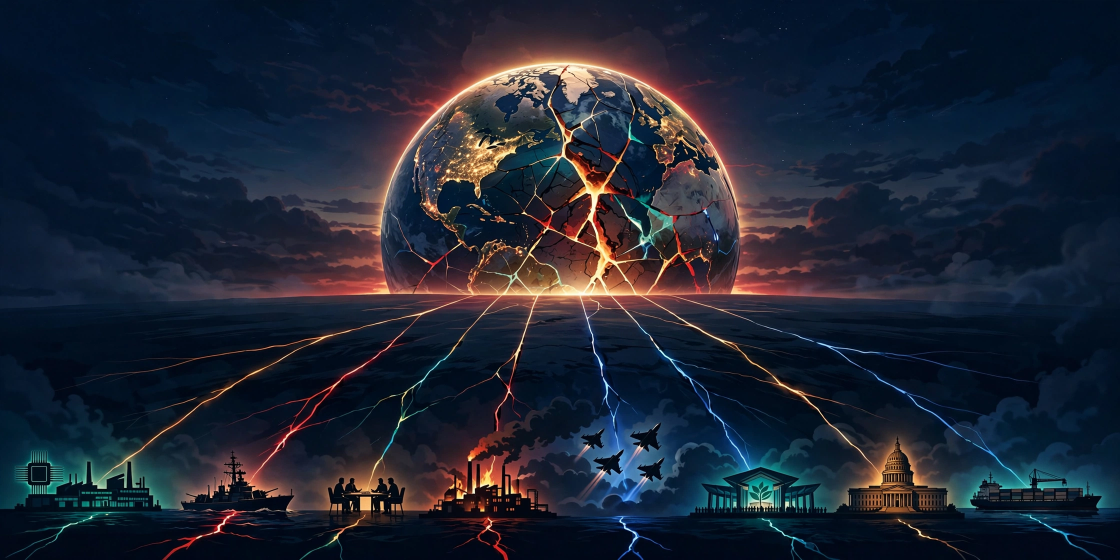
#> input picture assets/hero.webp, 2240 x 1120 px (shown at 1/2 size); its folder holds only this picture in this run
$ python draw.py
#> lines starting #> are read from the running program, lines starting #| are printed output that depends on the picture
#!/usr/bin/env python3
"""Rebuild entry.png for make.fun news-image-20261124.

A newspaper front page for Tuesday 24 November 2026: a dated masthead,
one AI-generated hero photograph of a cracked globe over a glowing
horizon, and eight numbered story rows, each with a coloured disc, a
small geometric pictogram, a bold headline and one verified fact line.

The eight stories are baked into STORIES below (headline + deck line).
The picture is assembled only from assets/hero.webp and the Pillow
drawing primitives in this file, so re-running it is deterministic:
same input bytes, same output bytes. Run with `python3 draw.py`
from the repository root; it writes entry.png (and out/entry.png).
"""

from __future__ import annotations

import math
import os
from pathlib import Path

from PIL import Image, ImageDraw, ImageFont

ROOT = Path(__file__).resolve().parent
HERO_PATH = ROOT / "assets" / "hero.webp"
OUT_PATH = ROOT / "entry.png"

CANVAS = 1024
MASTHEAD_H = 116          # dark banner at the top
RULE_H = 4                # red rule under the masthead
HERO_H = 292              # hero photograph band
ROW_COUNT = 8

# Palette -----------------------------------------------------------------
INK = (8, 12, 24)         # page background, near-black navy
MASTHEAD_BG = (46, 16, 12)  # deep oxblood banner
RULE = (214, 48, 32)      # signal red rule
AMBER = (240, 178, 74)    # masthead dateline
PAPER = (244, 246, 248)   # headline white
DECK = (176, 186, 198)    # deck-line grey
DIVIDER = (52, 62, 78)    # hairline between rows
ROW_A = (13, 20, 36)      # alternating row tints
ROW_B = (17, 26, 44)

# One accent colour per story, reused for its disc and pictogram.
ACCENTS = [
    (64, 224, 200),   # 1 teal
    (240, 74, 66),    # 2 red
    (96, 165, 250),   # 3 blue
    (245, 183, 84),   # 4 amber
    (240, 74, 66),    # 5 red
    (96, 165, 250),   # 6 blue
    (140, 210, 90),   # 7 green
    (245, 183, 84),   # 8 amber
]

STORIES = [
    ("HUANG IS BACK AT NVIDIA",
     "Reinstated 12 days after resigning; shares close up 31%"),
    ("US BLACKLISTS MEGASPEED",
     "Singapore firm at centre of Nvidia spy scandal put on Entity List"),
    ("ZELENSKY SEEKS FOUR-WAY TALKS",
     "Urges Ukraine, Russia, US and Europe to meet 'as soon as possible'"),
    ("UKRAINE SAYS IT SANK RUSSIAN SHIP",
     "Seven sea drones sank the corvette Merkury off Benghazi"),
    ("24 KILLED IN INDONESIA FACTORY FIRE",
     "Blaze at Milkita candy plant in Banten; 24 dead, about 30 missing"),
    ("KOREA SCRAMBLES JETS",
     "Russian planes near Ulleung island; shelter alert lifted in 3 minutes"),
    ("COP31 TALKS STALL IN TURKIYE",
     "Climate summit deadlocked on fossil fuels and finance"),
    ("TRUMP WARNS IRAN OF 'TRAUMATIC' OUTCOME",
     "Warns of consequences if no nuclear deal; Iran warns on US blockade"),
]

MASTHEAD_TITLE = "ONE TUESDAY, EIGHT FAULT LINES"
MASTHEAD_DATE = "TUESDAY  24  NOVEMBER  2026  \u00b7  AS REPORTED"


# Fonts -------------------------------------------------------------------
def _font(bold: bool, size: int) -> ImageFont.FreeTypeFont:
    """Pick a DejaVu face, falling back to Pillow's built-in bitmap font."""
    name = "DejaVuSans-Bold.ttf" if bold else "DejaVuSans.ttf"
    for base in ("/usr/share/fonts/truetype/dejavu",
                 "/usr/share/fonts/truetype/liberation"):
        path = os.path.join(base, name)
        if os.path.exists(path):
            return ImageFont.truetype(path, size)
    return ImageFont.load_default()


def _fit(draw: ImageDraw.ImageDraw, text: str, bold: bool,
         start: int, limit: int) -> ImageFont.FreeTypeFont:
    """Largest font size (down from `start`) that fits `text` in `limit` px."""
    size = start
    while size > 10:
        font = _font(bold, size)
        if draw.textlength(text, font=font) <= limit:
            return font
        size -= 1
    return _font(bold, 10)


# Pictograms ---------------------------------------------------------------
# Every glyph is drawn from scratch with plain PIL shapes inside a
# 44x44 box whose top-left corner is (x, y). One glyph per story.
def _glyph_chip(d: ImageDraw.ImageDraw, x: int, y: int, c) -> None:
    d.rectangle([x + 10, y + 10, x + 34, y + 34], outline=c, width=4)
    d.rectangle([x + 18, y + 18, x + 26, y + 26], fill=c)
    for px in (14, 22, 30):
        d.line([x + px, y + 2, x + px, y + 10], fill=c, width=3)
        d.line([x + px, y + 34, x + px, y + 42], fill=c, width=3)
        d.line([x + 2, y + px, x + 10, y + px], fill=c, width=3)
        d.line([x + 34, y + px, x + 42, y + px], fill=c, width=3)


def _glyph_ban(d: ImageDraw.ImageDraw, x: int, y: int, c) -> None:
    d.ellipse([x + 4, y + 4, x + 40, y + 40], outline=c, width=5)
    d.line([x + 10, y + 34, x + 34, y + 10], fill=c, width=5)


def _glyph_talks(d: ImageDraw.ImageDraw, x: int, y: int, c) -> None:
    d.rounded_rectangle([x + 4, y + 6, x + 28, y + 26], radius=5,
                        outline=c, width=4)
    d.rounded_rectangle([x + 18, y + 20, x + 40, y + 38], radius=5,
                        outline=c, width=4)
    d.polygon([(x + 10, y + 26), (x + 10, y + 34), (x + 18, y + 26)], fill=c)


def _glyph_ship(d: ImageDraw.ImageDraw, x: int, y: int, c) -> None:
    d.polygon([(x + 6, y + 26), (x + 38, y + 26), (x + 30, y + 40),
               (x + 14, y + 40)], fill=c)
    d.line([x + 22, y + 6, x + 22, y + 26], fill=c, width=4)
    d.polygon([(x + 22, y + 8), (x + 34, y + 20), (x + 22, y + 20)], fill=c)


def _glyph_fire(d: ImageDraw.ImageDraw, x: int, y: int, c) -> None:
    cx, cy = x + 22, y + 22
    pts = []
    for i in range(16):
        ang = math.pi * i / 8
        r = 20 if i % 2 == 0 else 8
        pts.append((cx + r * math.cos(ang), cy + r * math.sin(ang)))
    d.polygon(pts, fill=c)
    d.ellipse([cx - 6, cy - 6, cx + 6, cy + 6], fill=INK)


def _glyph_jet(d: ImageDraw.ImageDraw, x: int, y: int, c) -> None:
    d.polygon([(x + 22, y + 2), (x + 30, y + 24), (x + 40, y + 30),
               (x + 26, y + 32), (x + 22, y + 42), (x + 18, y + 32),
               (x + 4, y + 30), (x + 14, y + 24)], fill=c)


def _glyph_globe(d: ImageDraw.ImageDraw, x: int, y: int, c) -> None:
    d.ellipse([x + 4, y + 4, x + 40, y + 40], outline=c, width=4)
    d.ellipse([x + 16, y + 4, x + 28, y + 40], outline=c, width=3)
    d.line([x + 4, y + 22, x + 40, y + 22], fill=c, width=3)
    d.arc([x + 4, y + 10, x + 40, y + 34], 200, 340, fill=c, width=3)


def _glyph_warn(d: ImageDraw.ImageDraw, x: int, y: int, c) -> None:
    d.polygon([(x + 22, y + 4), (x + 42, y + 38), (x + 2, y + 38)], fill=c)
    d.rectangle([x + 20, y + 16, x + 24, y + 28], fill=INK)
    d.ellipse([x + 19, y + 31, x + 25, y + 37], fill=INK)


GLYPHS = [_glyph_chip, _glyph_ban, _glyph_talks, _glyph_ship,
          _glyph_fire, _glyph_jet, _glyph_globe, _glyph_warn]


# Layout --------------------------------------------------------------------
def build() -> Image.Image:
    page = Image.new("RGB", (CANVAS, CANVAS), INK)
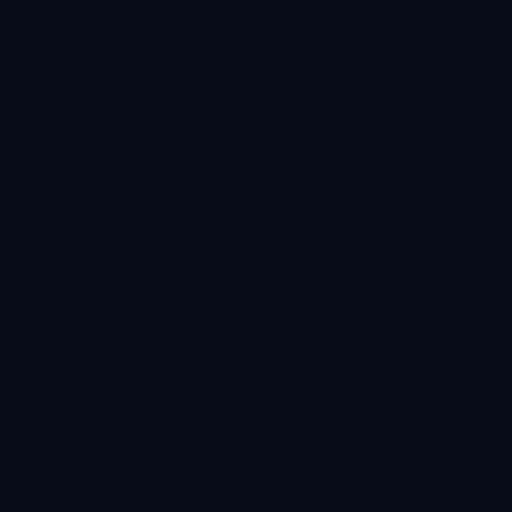
#> page: PIL image 1024x1024 RGB (shown at 1/2 size); mean R, G, B 8, 12, 24
    d = ImageDraw.Draw(page)

    # --- Masthead ------------------------------------------------------
    d.rectangle([0, 0, CANVAS, MASTHEAD_H], fill=MASTHEAD_BG)
    title_font = _fit(d, MASTHEAD_TITLE, True, 58, CANVAS - 48)
    d.text((24, 14), MASTHEAD_TITLE, font=title_font, fill=PAPER)
    date_font = _fit(d, MASTHEAD_DATE, True, 34, CANVAS - 48)
    d.text((24, 72), MASTHEAD_DATE, font=date_font, fill=AMBER)
    d.rectangle([0, MASTHEAD_H, CANVAS, MASTHEAD_H + RULE_H], fill=RULE)

    # --- Hero photograph ----------------------------------------------
    # Centre-crop the 2:1 hero to the band, then paste it edge to edge.
    hero = Image.open(HERO_PATH).convert("RGB")
#> hero is the input picture: PIL image 2240x1120 RGB; mean R, G, B 30.1, 36.8, 51.1
    hw, hh = hero.size
#> hw = 2240; hh = 1120
    target_ratio = CANVAS / HERO_H
    src_ratio = hw / hh
#> src_ratio = 2
    if src_ratio > target_ratio:  # too wide: trim the sides
        crop_w = int(hh * target_ratio)
        left = (hw - crop_w) // 2
        hero = hero.crop((left, 0, left + crop_w, hh))
    else:  # too tall: trim top and bottom
        crop_h = int(hw / target_ratio)
#> crop_h = 638
        top = (hh - crop_h) // 2
#> top = 241
        hero = hero.crop((0, top, hw, top + crop_h))
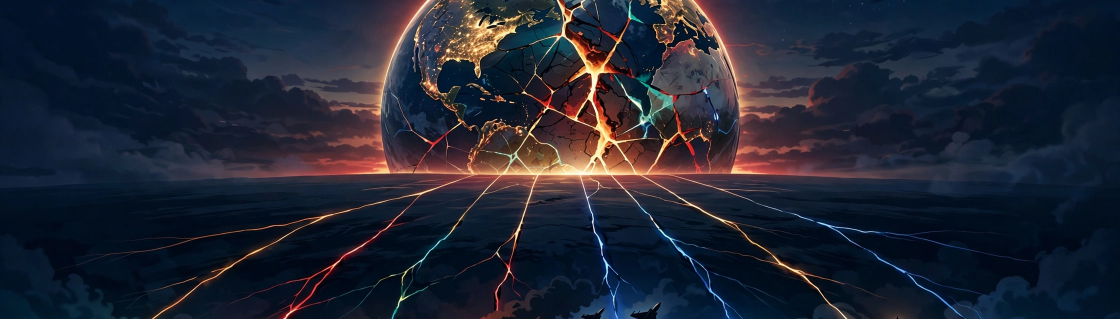
#> hero: PIL image 2240x638 RGB (shown at 1/2 size); mean R, G, B 32.4, 37, 51.1
    hero = hero.resize((CANVAS, HERO_H), Image.LANCZOS)
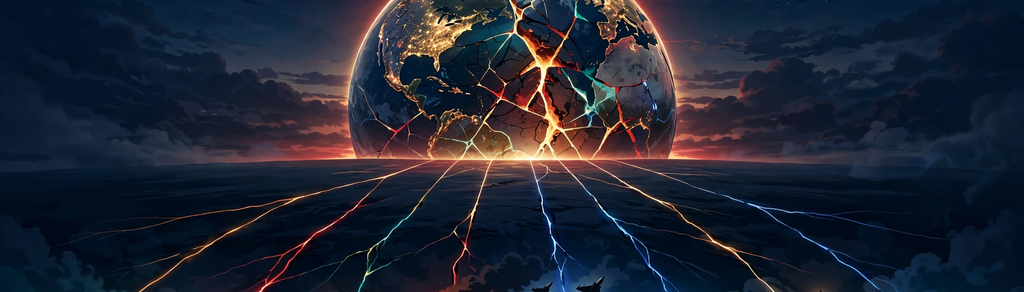
#> hero: PIL image 1024x292 RGB; mean R, G, B 32.4, 37, 51.1
    page.paste(hero, (0, MASTHEAD_H + RULE_H))
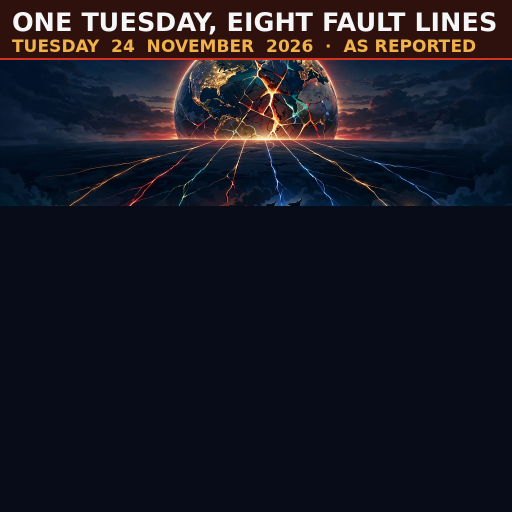
#> page: PIL image 1024x1024 RGB (shown at 1/2 size); mean R, G, B 25.1, 25, 34.8

    # --- Story rows -----------------------------------------------------
    rows_top = MASTHEAD_H + RULE_H + HERO_H
    row_h = (CANVAS - rows_top) // ROW_COUNT
    text_x = 148
    text_w = CANVAS - text_x - 24
    for i, (headline, deck) in enumerate(STORIES):
        top = rows_top + i * row_h
        d.rectangle([0, top, CANVAS, top + row_h],
                    fill=ROW_A if i % 2 == 0 else ROW_B)
        if i:
            d.line([0, top, CANVAS, top], fill=DIVIDER, width=1)

        accent = ACCENTS[i]
        # Number disc.
        cx, cy, r = 38, top + row_h // 2, 24
        d.ellipse([cx - r, cy - r, cx + r, cy + r], fill=accent)
        num_font = _font(True, 30)
        num = str(i + 1)
        nw = d.textlength(num, font=num_font)
        nh = num_font.getbbox(num)[3]
        d.text((cx - nw / 2, cy - nh / 2 - 2), num, font=num_font, fill=INK)

        # Pictogram.
        GLYPHS[i](d, 78, top + (row_h - 44) // 2, accent)

        # Headline + deck line.
        head_font = _fit(d, headline, True, 31, text_w)
        d.text((text_x, top + 9), headline, font=head_font, fill=PAPER)
        deck_font = _fit(d, deck, False, 22, text_w)
        d.text((text_x, top + row_h - 30), deck, font=deck_font, fill=DECK)

    return page


def main() -> None:
    page = build()
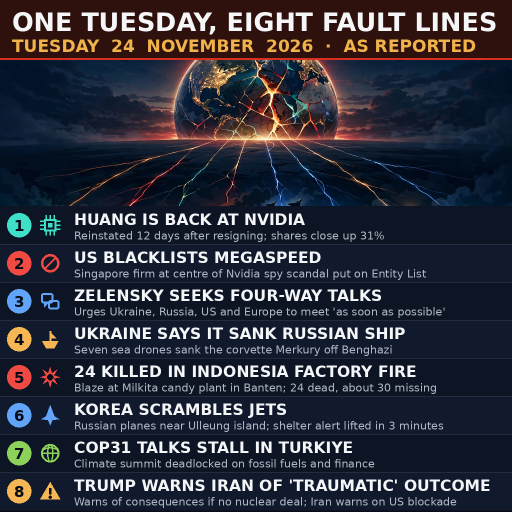
#> page: PIL image 1024x1024 RGB (shown at 1/2 size); mean R, G, B 46.8, 48.6, 59.8
    page.save(OUT_PATH, format="PNG")
    out_dir = ROOT / "out"
    out_dir.mkdir(exist_ok=True)
    page.save(out_dir / "entry.png", format="PNG")
    print(f"wrote {OUT_PATH} ({OUT_PATH.stat().st_size} bytes)")


if __name__ == "__main__":
    main()
